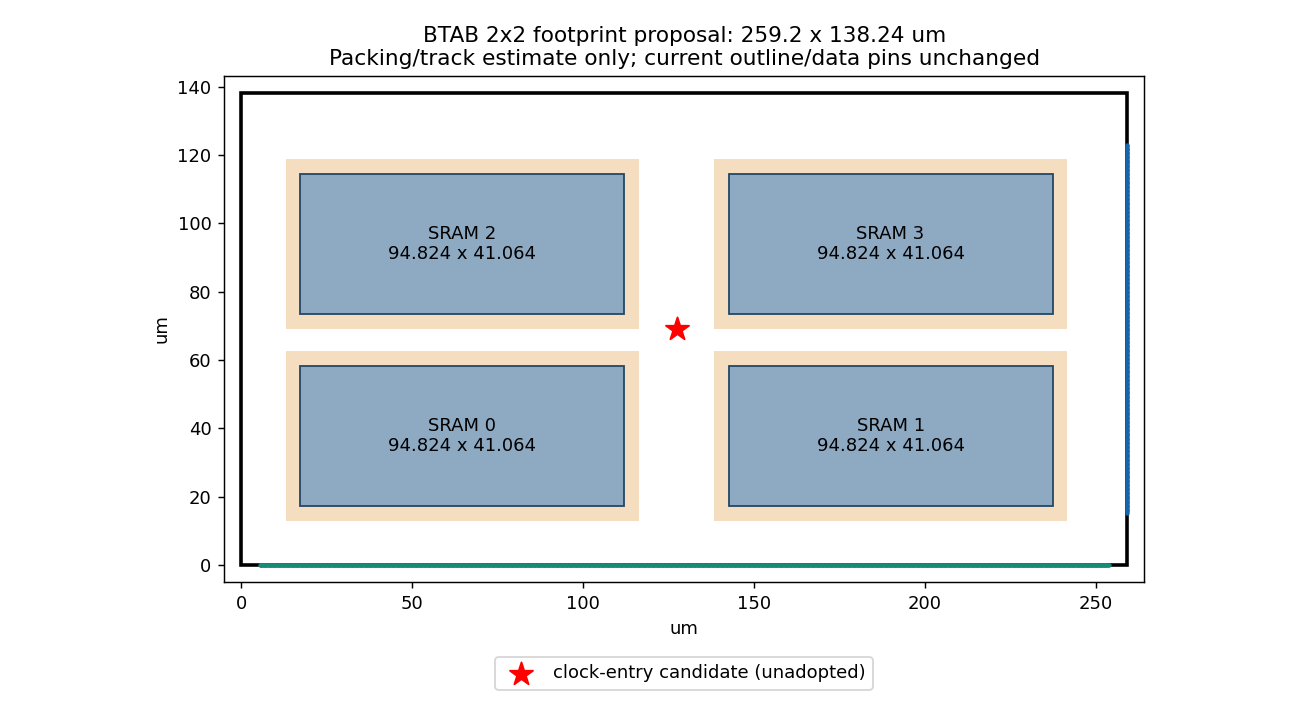

Here is the Python script that generated this plot:
#!/usr/bin/env python3
"""BTAB footprint feasibility only. No adopted plan or routing claim."""
import json
from pathlib import Path
import matplotlib
matplotlib.use('Agg')
import matplotlib.pyplot as plt
from matplotlib.patches import Rectangle

def main():
    out=Path(__file__).resolve().parent
    mw,mh=94.824,41.064
    W,H=259.2,138.24
    sites=[(x,y) for y in (17.28,73.44) for x in (17.28,142.56)]
    # 819 pins face the central channel on each SRAM row; M3+M5 vertical
    # supply 48.6 tracks/um, with the project 60% planning capacity.
    centre=142.56-(17.28+mw)
    side=min(17.28,W-(142.56+mw))
    pitch_y=73.44-(17.28+mh)
    report=dict(label='PACKING / TRACK ESTIMATE ONLY; macro/data pin replan still required',outline_um=[W,H],macro_sites_um=sites,
                old_area_um2=354.24*259.2,new_area_um2=W*H,area_reduction_fraction=1-W*H/(354.24*259.2),
                macro_fraction=4*mw*mh/(W*H),central_channel_um=centre,outer_channel_min_um=side,row_gap_um=pitch_y,
                central_track_ratio=819/(48.6*centre),outer_track_ratio=410/(48.6*side),
                S_pin_density_per_um=1036/W,E_pin_density_per_um=281/H,
                clock_entry_candidate_um=[(17.28+mw+142.56)/2,H/2],
                caveats=['Every per-bit pin and macro data path must be regenerated/reviewed before build.',
                         'Clock entry is a geometric candidate; M5/PG pin/driver placement awaits the actual planned tree.',
                         'Pin-column corner escape strips and logic placement are not yet measured.',
                         'This footprint is a successor plan event only; current ev_qc25 is untouched.'])
    (out/'shrink_estimate.json').write_text(json.dumps(report,indent=1)+'\n')
    fig,ax=plt.subplots(figsize=(10,5.5));ax.add_patch(Rectangle((0,0),W,H,fill=False,lw=2))
    for n,(x,y) in enumerate(sites):
        ax.add_patch(Rectangle((x-4.32,y-4.32),mw+8.64,mh+8.64,facecolor='#f5dec0',edgecolor='none'))
        ax.add_patch(Rectangle((x,y),mw,mh,facecolor='#8eaac3',edgecolor='#234766'))
        ax.text(x+mw/2,y+mh/2,f'SRAM {n}\n94.824 x 41.064',ha='center',va='center')
    pins=json.loads((out.parents[1]/'physical/die_plan/qwen_compute/cores/su/qfd_dv_s8x_btab_pins_compact2x2.json').read_text())['pins']
    for face,colour in [('S','#168c77'),('E','#1666aa')]:
        q=[p for p in pins if p['face']==face]
        ax.scatter([p['x'] for p in q],[p['y'] for p in q],s=2,c=colour)
    report['clock_entry_candidate_um']=[127.452,69.12]
    ax.scatter(*report['clock_entry_candidate_um'],marker='*',s=180,c='red',label='clock-entry candidate (unadopted)')
    ax.set(xlim=(-5,W+5),ylim=(-5,H+5),xlabel='um',ylabel='um',title='BTAB 2x2 footprint proposal: 259.2 x 138.24 um\nPacking/track estimate only; current outline/data pins unchanged')
    ax.set_aspect('equal');ax.legend(loc='upper center',bbox_to_anchor=(.5,-.13));fig.tight_layout();fig.savefig(out/'shrink_estimate.png',dpi=130)
if __name__=='__main__':main()
